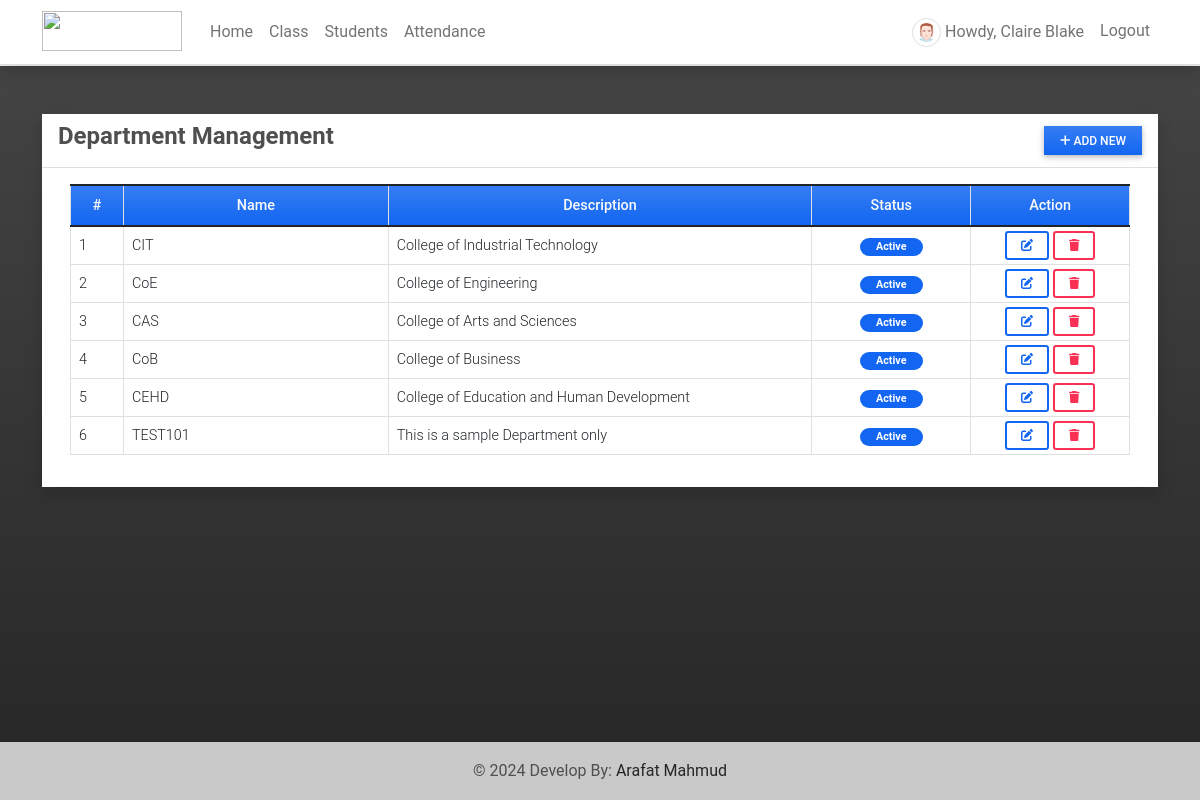
/department (signed in), run on the app's committed database.
### attendance/models.py (models this page shows, shortened)
class UserProfile(models.Model):
    user = models.OneToOneField(User, on_delete=models.CASCADE,related_name='profile')
    contact = models.CharField(max_length=250)
    dob = models.DateField(blank=True, null = True)
    address = models.TextField(blank=True, null = True)
    avatar = models.ImageField(blank=True, null = True, upload_to= 'images/')
    user_type = models.IntegerField(default = 2)
    gender = models.CharField(max_length=100, choices=[('Male','Male'),('Female','Female')], blank=True, null= True)
    department = models.ForeignKey(Department, on_delete=models.CASCADE, blank= True, null = True)

class Department(models.Model):
    name = models.CharField(max_length=250)
    description = models.TextField(blank=True, null=True)
    status = models.IntegerField(default = 1)
    date_added = models.DateTimeField(default=timezone.now)
    date_updated = models.DateTimeField(auto_now=True)

### attendance/views.py (the view)
# urls.py: path('department',views.department,name='department-page'),
@login_required
def department(request):
    departments = Department.objects.all()
    context['page_title'] = "Department Management"
    context['departments'] = departments
    return render(request, 'department_mgt.html',context)

### attendance/templates/department_mgt.html (shortened to what this page needs)
{% extends 'base.html' %} {% block pageContent %}
<div class="col-lg-12 col-md-12 col-sm-12 col-xs-12">
    <div class="card card-default rounded-0 shadow ">
        <div class="card-header">
            <div class="d-flex w-100 align-items-center justify-content-between">
                <h4 class="card-title fw-bold">Department Management</h4>
                <div class="tools">
                    <button type="button" class="btn btn-primary rounded-0 bg-gradient btn-sm" id='add_new'><i class="fa fa-plus"></i> Add New</button>
                </div>
            </div>
        </div>
        <div class="card-body">
            <div class="container-fluid">
                <table class="table table-bordered" id="department-list">
                    <colgroup>
                        <col width="5%">
                        <col width="25%">
                        <col width="40%">
                        <col width="15%">
                        <col width="15%">
                    </colgroup>
                    <thead>
                        <tr class="bg-gradient bg-primary bg-opacity-50 text-light">
                            <th class="px-2 py-2 text-center">#</th>
                            <th class="px-2 py-2 text-center">Name</th>
                            <th class="px-2 py-2 text-center">Description</th>
                            <th class="px-2 py-2 text-center">Status</th>
                            <th class="px-2 py-2 text-center">Action</th>
                        </tr>
                    </thead>
                    <tbody>
                        {% for department in departments %}
                        <tr>
                            <td class="px-2 py-1 align-middle">{{ department.id }}</td>
                            <td class="px-2 py-1 align-middle">{{ department.name }}</td>
                            <td class="px-2 py-1 align-middle">{{ department.description }}</td>
                            <td class="px-2 py-1 align-middle text-center">
                                {% if department.status == 1 %}
                                <span class="badge bg-primary rounded-pill px-3">Active</span> {% else %}
                                <span class="badge bg-secondary rounded-pill px-3">Inactive</span> {% endif %}
                            </td>
                            <td class="px-2 py-1 align-middle text-center">
                                <a class="btn btn-outline-primary btn-sm edit-data" href="javascript:void(0)" data-id="{{ department.pk }}" title="Edit">
                                    <i class="fa fa-edit"></i>
                                </a>
                                <button class="btn btn-outline-danger btn-sm delete-data" type="button" data-id="{{ department.pk }}" title="Delete">
                                    <i class="fa fa-trash"></i>
                                </button>
                            </td>
                        </tr>
                        {% endfor %}
                    </tbody>
                </table>
            </div>
        </div>
    </div>
</div>
{% endblock pageContent %}

### attendance/templates/topNavigation.html (shortened to what this page needs)
{% load static %}
<header>
    <nav class="navbar navbar-expand-lg navbar-light bg-white fixed-top shadow border-bottom">
        <div class="container">
            <a class="navbar-brand" target="_blank" href="{% url 'home-page' %}">
                <img src="{{ MEDIA_URL }}/default/ams-logo.png" height="16" alt="" loading="lazy" style="margin-top: -3px;" />
            </a>
            <div class="collapse navbar-collapse" id="navbarExample01">
                {% if user.id %}
                <ul class="navbar-nav me-auto mb-2 mb-lg-0" id="topNav">
                    <li class="nav-item">
                        <a class="nav-link" aria-current="page" href="{% url 'home-page' %}">Home</a>
                    </li>
                    <li class="nav-item">
                        <a class="nav-link" aria-current="page" href="{% url 'class-page' %}">Class</a>
                    </li>
                    <li class="nav-item">
                        <a class="nav-link" aria-current="page" href="{% url 'student-page' %}">Students</a>
                    </li>
                    <li class="nav-item">
                        <a class="nav-link" aria-current="page" href="{% url 'attendance-class' %}">Attendance</a>
                    </li>
                </ul>
                <ul class="navbar-nav d-flex flex-row">
                    {% if user.id %} {% if user.profile.user_type == 1 %} {% endif %}
                    <li class="nav-item me-3 me-lg-0">
                        <a class="nav-link" href="{% url 'profile' %}">
                            <span class="me-1"><img src="{% if user.profile.avatar %}{{ user.profile.avatar.url }}{% else %}{{ MEDIA_URL }}/default/default-avatar.png{% endif %}" alt="User Avatar" data-url="{% if user.profile.avatar %}{{ user.profile.avatar.url }}{% else %}{{ MEDIA_URL }}/default/default-avatar.png{% endif %}" id="user-avatar" class="img-thumbnail rounded-circle"></span>Howdy,
                            {{ user.first_name }} {{user.last_name}}
                        </a>
                    </li>
                    <li class="nav-item me-3 me-lg-0">
                        <a class="nav-link" href="{% url 'logout' %}">Logout</a>
                    </li>
                    {% else %}
                    <li class="nav-item me-3 me-lg-0">
                        <a class="nav-link" href="{% url 'login' %}">Login</a>
                    </li>
                    {% endif %}
                </ul>
                {% endif %}
            </div>
        </div>
    </nav>
</header>

### static/assets/default/css/style.css (style rules this page uses)
html, body { height: 100%; width: 100%; max-height: 100%; overflow: auto; display: flex; flex-direction: column; }
body>header { flex-shrink: auto; }
#user-avatar { width: 1.8rem; height: 1.8rem; object-fit: scale-down; object-position: center center; }
.navbar-brand>img { width: 7em; height: 2em; }

### data on the page
Department: id "1", name "CIT", description "College of Industrial Technology", status "Active"
Department: id "2", name "CoE", description "College of Engineering", status "Active"
Department: id "3", name "CAS", description "College of Arts and Sciences", status "Active"
Department: id "4", name "CoB", description "College of Business", status "Active"
Department: id "5", name "CEHD", description "College of Education and Human Development", status "Active"
Department: id "6", name "TEST101", description "This is a sample Department only", status "Active"

### other printed values
{{ user.first_name }} "Claire"
{{ user.last_name }} "Blake"
